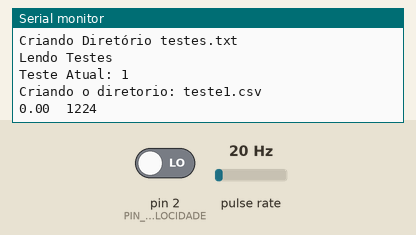
This sketch was run on a simulated Arduino Uno, built with avr-gcc and run on an emulated ATmega328P. On the bench: the last lines printed to the serial monitor. Wiring (inferred from the names in the program): pulse sensor: data pin 3. The test bench sets the inputs (shaded band); at power-on: pulse rate 20 Hz, pin 2 (PIN_VELOCIDADE) LOW. Storage starts empty.

Above: at 1.7 s.
1.8 s: pulse rate (sensor on pin 3) set to 4 Hz
At 3.2 s:
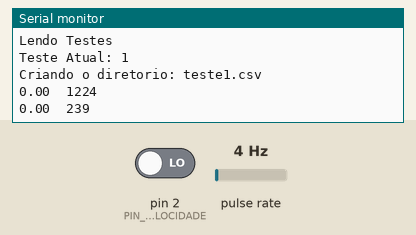
3.3 s: pin 2 (PIN_VELOCIDADE) driven HIGH
At 4.6 s:
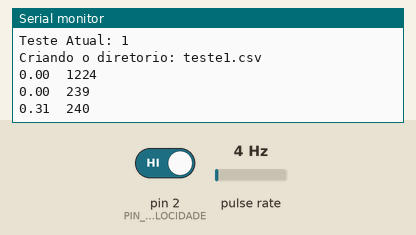
4.8 s: pulse rate (sensor on pin 3) set to 50 Hz
At 6.1 s:
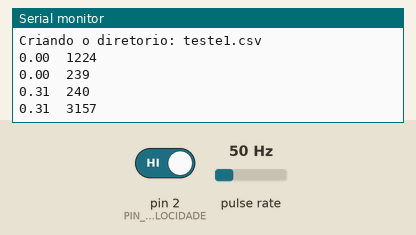
Timing chart, 0 to 7.8 s (numbered marks = the images above; inputs shaded):
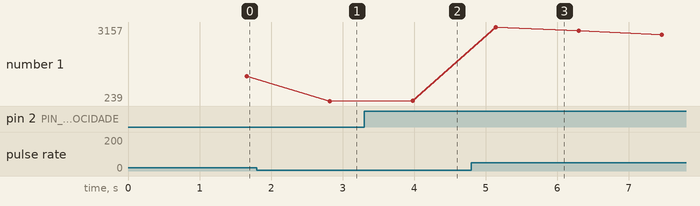

The sketch:

CodigoSD_ACC_RPM_VF.ino
```cpp
/*
	Código para aquisição de dados nos testes de ACC, RPM e VF.
*/

#include <Wire.h>
#include <MPU6050_light.h>
#include <SD.h>
#include <SPI.h>

// Pinos

#define PIN_RPM_M 3
#define PIN_VELOCIDADE 2

// Constantes

#define GRAVIDADE 9.81

#define CONST_PI 3.14159
#define DIAMETRO 0.51916
#define COMPRIMENTO CONST_PI * DIAMETRO

#define TAXA_ATUALIZACAO 1000/15


#define BAUDRATE 115200

const char tab = 9;
const char pv = 59;


// variaveis globais

volatile unsigned long aux;
volatile unsigned long tempoRPM;
volatile unsigned long tempoVelocidade;
volatile unsigned long tempoCalculo;

unsigned long timer = 0;

volatile uint16_t rpm = 0;
volatile float velocidade = 0;

unsigned short int contadorLora = 0;
String texto = "";
String textoLora = "";

File arquivo;
String diretorio = "";

int testeAtual = 1;

MPU6050 mpu(Wire);

bool statusMpu = false;
bool statusSD = false;


void interrupcaoRPM()
{
	aux = millis();
	rpm = int(60000/(aux - tempoRPM));
	tempoRPM = aux;
}

void interrupcaoVelocidade()
{
	aux = millis();
	velocidade = COMPRIMENTO * (1000/7.0) * 3.6 / (aux - tempoVelocidade);
	tempoVelocidade = aux;
}

void inicializacao_mpu()
{

  Wire.begin();

  Serial.println("PRETESTE");
	byte status = mpu.begin();
  Serial.println("TESTE");
	if(status!=0)
	{
		Serial.print("Falha ao iniciar o Acelerômetro, status: ");
		Serial.println(status);
		return;
	}

  statusMpu = true;

	Serial.println(F("Calculando Offsets, não mova o MPU6050"));
	delay(1000);
	mpu.calcOffsets(true, true);
	Serial.println("Calculado");
}


void inicializacaoSD()
{

	if(!SD.begin())
	{
		Serial.println("Falha ao iniciar SD");
    return;
	}

  statusSD = true;

	diretorio = "testes.txt";

	if(!SD.exists(diretorio)) //Se não existir o arquivo de controle dos testes
	{
    Serial.println("Criando Diretório testes.txt");
		arquivo = SD.open(diretorio, FILE_WRITE);
    arquivo.close();
	}


	arquivo = SD.open(diretorio, FILE_READ);


	String numeroTeste = "";

	//int ultimoTeste = 0;

  Serial.println("Lendo Testes");

	while(arquivo.available())
	{

		char numero = arquivo.read();

    Serial.println(numero);


	}

	arquivo.close();

	arquivo = SD.open(diretorio, FILE_WRITE);

  Serial.print("Teste Atual: ");
  Serial.println(testeAtual);

	arquivo.print(testeAtual);
	arquivo.close();

	diretorio = "teste" + String(testeAtual) + ".csv";

	Serial.print("Criando o diretorio: ");
	Serial.println(diretorio);

	arquivo = SD.open(diretorio, FILE_WRITE);
  arquivo.close();

}


void salvarDadosSD(String dados)
{

	arquivo = SD.open(diretorio, FILE_WRITE);

	arquivo.print(dados);

	arquivo.close();
}

void setup()
{
	delay(500);

	Serial.begin(BAUDRATE);

  Serial.println("Inicializando MPU");

	//inicializacao_mpu();

  Serial.println("Inicializando SD");

  inicializacaoSD();

	tempoRPM = millis();
	tempoVelocidade = millis();
	tempoCalculo = millis();

	attachInterrupt(digitalPinToInterrupt(PIN_RPM_M), interrupcaoRPM, RISING);
	attachInterrupt(digitalPinToInterrupt(PIN_VELOCIDADE), interrupcaoVelocidade, RISING);
}

void loop()
{
  if(statusMpu)
	  mpu.update();

	long delta = millis() - timer;

	if(delta > TAXA_ATUALIZACAO)
	{

		// Formato String: Velocidade RPM ACCX ACCY ACCZ ANGX ANGY ANGZ
		// Cada item é separado por um tab
		contadorLora++;

		texto = "";

		texto += String(velocidade, 2) + String(pv) + String(rpm);

    if(statusMpu)
    {
      texto += String(pv);
      texto += String(mpu.getAccX() * GRAVIDADE, 2) + String(pv);
      texto += String(mpu.getAccY() * GRAVIDADE, 2) + String(pv);
      texto += String(mpu.getAccZ() * GRAVIDADE, 2) + String(pv);

      texto += String(mpu.getAngleX()) + String(pv);
      texto += String(mpu.getAngleY()) + String(pv);
      texto += String(mpu.getAngleY()) + "\n";
    }
    else
    {
      texto += "\n";
    }


    if(statusSD)
		  salvarDadosSD(texto);

		if(contadorLora == 15)
		{
			contadorLora = 0;

      textoLora = "";
      textoLora += String(velocidade, 2) + String(tab) + String(rpm);

      if(statusMpu)
      {
        textoLora += String(tab);
        textoLora += String(mpu.getAccX() * GRAVIDADE, 2) + String(tab);
        textoLora += String(mpu.getAccY() * GRAVIDADE, 2) + String(tab);
        textoLora += String(mpu.getAccZ() * GRAVIDADE, 2) + String(tab);

        textoLora += String(mpu.getAngleX()) + String(tab);
        textoLora += String(mpu.getAngleY()) + String(tab);
        textoLora += String(mpu.getAngleY()) + "\n";
      }
      else
      {
        textoLora += "\n";
      }

      Serial.print(textoLora);

		}

    timer = millis();
	}

}
```

Measured:
- after the input at 1.8 s, the serial monitor: prints a new line after 1.0 s (image 1)
- after the input at 3.3 s, the serial monitor: prints a new line after 0.68 s (image 2)
- after the input at 4.8 s, the serial monitor: prints a new line after 0.34 s (image 3)
- plotted number 1: 1224 → 239 after the input at 1.8 s, 240 → 2857 after the input at 4.8 s
